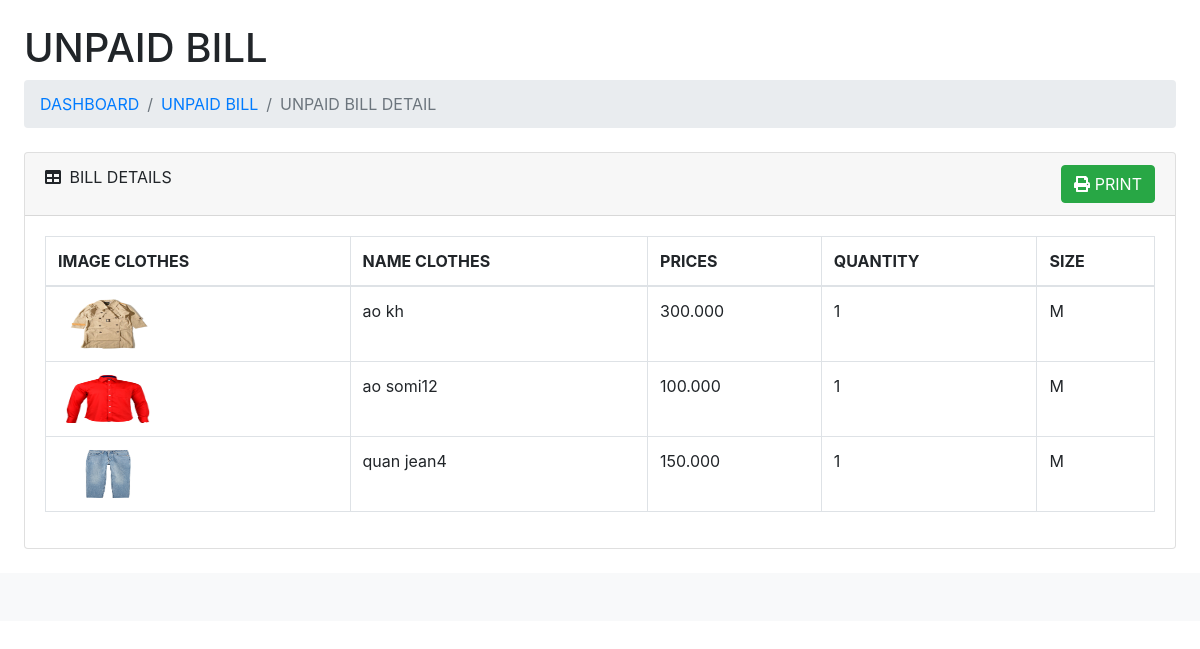
The page /admin-test/chitiet_hoadon.php?MaHD=16&&tt=0 on the database its author committed.
### tables this page shows
CREATE TABLE `chitiet_hoadon` (
  `SoHD` int(11) NOT NULL,
  `MaHD` int(11) NOT NULL,
  `id_cloth` int(11) NOT NULL,
  `soluong` int(11) NOT NULL,
  `size` varchar(50) NOT NULL
);

CREATE TABLE `clothes` (
  `id` int(4) NOT NULL,
  `id_type` int(4) NOT NULL,
  `name` varchar(40) NOT NULL,
  `price` varchar(255) NOT NULL,
  `picture` varchar(255) NOT NULL,
  `best_sell` int(11) NOT NULL
);

### controllers/BillsDetailCtr.php (called while the page is built, shortened)
<?php
    include_once("../models/BillsDetailMdl.php");
    class BillsDetailCtr{
        public function getBillsDetail($MaHD){
            $BillsDetailMdl=new BillsDetailMdl();
            $array=$BillsDetailMdl->getBillsDetail($MaHD);
            include_once('../views/admin/BillsDetail.php');
        }
    }
?>

### models/DataProvider.php (called while the page is built, shortened)
<?php
class DataProvider
{
	private $link;
	function __construct()
	{
		$this->link = new PDO("mysql:host=localhost;dbname=sellclothes",'root','');
		$this->link->exec("set names utf8mb4_unicode_ci");
		$this->link->setAttribute(PDO::ATTR_ERRMODE, PDO::ERRMODE_EXCEPTION);
	}
	function FetchAll($sql)
	{
		$db=$this->link->prepare($sql);
		$db->execute();
		$result=$db->fetchAll(\PDO::FETCH_ASSOC);
		return $result;
	}
}
?>

### models/BillsDetailMdl.php (called while the page is built, shortened)
<?php
include_once("DataProvider.php");
class BillsDetailMdl{
    public function getBillsDetail($MaHD){
        $db=new DataProvider();
        $sql="SELECT clothes.id,clothes.name,clothes.price,clothes.picture,chitiet_hoadon.soluong, chitiet_hoadon.size FROM `clothes` INNER JOIN `chitiet_hoadon` ON clothes.id=chitiet_hoadon.id_cloth INNER JOIN `hoadon` ON hoadon.MaHD=chitiet_hoadon.MaHD WHERE chitiet_hoadon.MaHD=$MaHD";
        $array=$db->FetchAll($sql);
        return $array;
    }
}
?>

### views/admin/BillsDetail.php (the view)
<?php
    foreach($array as $item){
        @$p=number_format($item['price'],0,",",".");
        echo "<tr>";
        echo "<td ><img src='../image/image_product/$item[picture]' class='image' style='width:100px; height:50px' ></td>";
            echo "<td class='name'>$item[name]</td>";
            echo "<td class='price'>$p</td>";
            echo "<td class='quantity'>$item[soluong]</td>";
            echo "<td class='size'>$item[size]</td>";
        echo "</tr>";
    }
?>

### rows shown on the page
chitiet_hoadon: id_cloth.picture (picture), id_cloth.name "ao kh", id_cloth.price "300.000", soluong "1", size "M"
chitiet_hoadon: id_cloth.picture (picture), id_cloth.name "ao somi12", id_cloth.price "100.000", soluong "1", size "M"
chitiet_hoadon: id_cloth.picture (picture), id_cloth.name "quan jean4", id_cloth.price "150.000", soluong "1", size "M"
